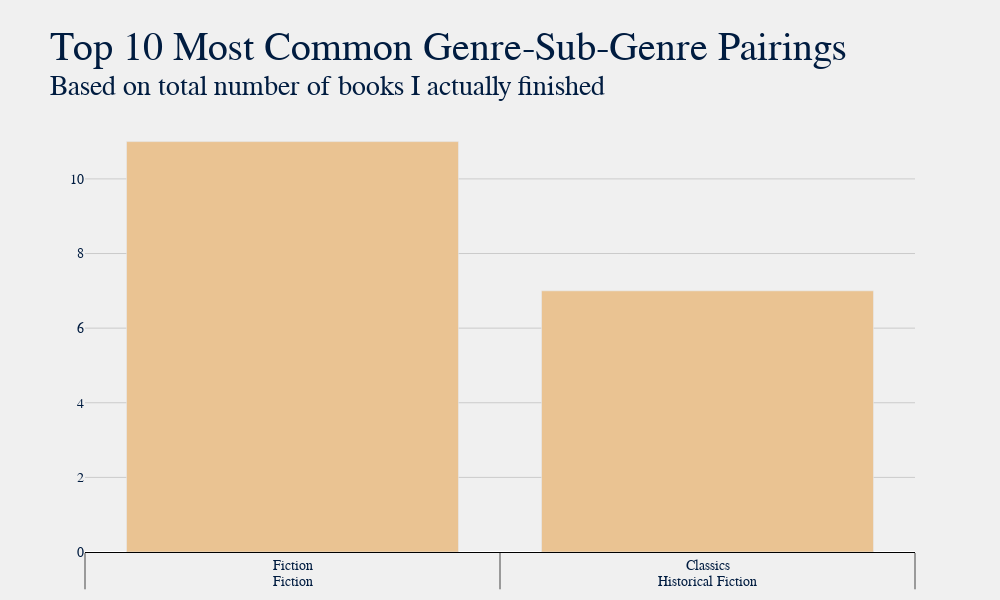

Write notebook code for a chart like this one.
### Markdown cell above
### Most Common Genre-Sub-Genre Pairing

### Code cell
title = "Top 10 Most Common Genre-Sub-Genre Pairings"
sub = f"Based on total number of books I actually finished"

df['Genre  Pair'] = df['Genre'] + df['Sub-Genre']
plot.gen_bar_graph(df, ['Genre', 'Sub-Genre'], title, sub, num=10, color="#eac392")

### Figure 1 — Plotly figure (JSON) as saved in the notebook; plotly's stock layout.template omitted (floating-point values rounded to 4 significant figures)
{"data": [{"marker": {"color": "#eac392"}, "name": "", "type": "bar", "x": [["Fiction", "Historical Fiction"], ["Fiction", "Classics"], ["Fiction", "Cultural"], ["Fiction", "Fantasy"], ["Philosophy", "Nonfiction"], ["Nonfiction", "Self Help"], ["Science", "Nonfiction"], ["Fiction", "Sci-fi"], ["Nonfiction", "History"], ["Nonfiction", "Memoir"]], "y": [11, 7, 5, 5, 5, 5, 3, 3, 3, 2]}], "layout": {"barmode": "group", "font": {"color": "#001c40", "family": "Baskerville", "size": 14}, "height": 600, "margin": {"b": 45, "l": 85, "r": 85, "t": 120}, "paper_bgcolor": "#f0f0f0", "plot_bgcolor": "#f0f0f0", "title": {"font": {"color": "#001c40", "family": "Baskerville, Bold", "size": 40}, "text": "Top 10 Most Common Genre-Sub-Genre Pairings<br><sup>Based on total number of books I actually finished"}, "width": 1000, "xaxis": {"autorange": true, "gridcolor": "#cbcbcb", "linecolor": "black", "range": [-0.5, 1.5], "showgrid": false, "showline": true, "title": {}, "type": "multicategory"}, "yaxis": {"autorange": true, "gridcolor": "#cbcbcb", "linecolor": "black", "range": [0, 11.58], "showgrid": true, "showline": false, "showticklabels": true, "title": {}, "type": "linear"}}}
